Frame 1 (no input): blank canvas, image omitted
Frame 60 (the mouse pressed at the canvas centre just before this capture): blank canvas, image omitted
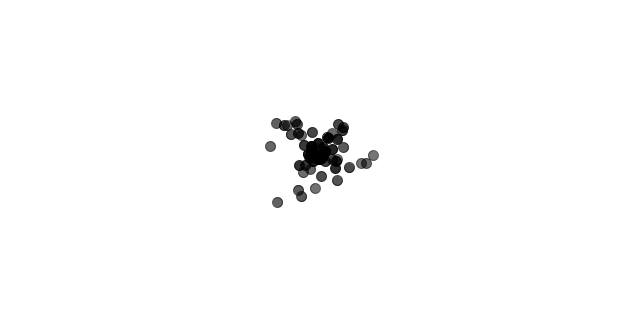
Frame 120 (the mouse held since frame 60 and released just before this capture)

The Processing sketch whose frames 1 and 60 were blank and that drew this single picture after the mouse press (run headless with seeded random() and noise(); from frame 60 on, the mouse is pressed at the canvas centre):

// Processing sketch: particles
// ── particles.pde
import java.util.Iterator;
ArrayList<ParticleSystem> systems;
ParticleSystem particles;
Particle p;


void setup() {
    size(640, 320);
    systems = new ArrayList<ParticleSystem>();
}

void draw() {
    background(255);

    for (ParticleSystem ps: systems) {
	if (!(ps.isDead())) {
	    ps.addParticle();
	}
	ps.run();
    }

    Iterator<ParticleSystem> it = systems.iterator();
    while (it.hasNext()) {
    	ParticleSystem ps = it.next();

    	if (ps.isDead() && ps.size() == 0) {
	    it.remove();
    	}
    }

}

class Particle {
    PVector location;
    PVector velocity;
    PVector acceleration;
    float lifespan;

    PVector gravity;

    Particle(PVector l) {
	location = l.get();
	velocity = new PVector(random(-1, 1), random(-2, 0));
	acceleration = new PVector();
	lifespan = 255;
	gravity = new PVector(0, 0.05);
    }

    void run(Particle p) {
	update();
	render();
	p.applyForce(gravity);
    }

    void render() {
	stroke(0, lifespan);
	fill(0, lifespan);
	ellipse(location.x, location.y, 10, 10);
    }

    void update() {
	velocity.add(acceleration);
	location.add(velocity);
	acceleration.mult(0);
	lifespan -= 2.0;
    }

    void applyForce(PVector f) {
	PVector force = f.get();
	acceleration.add(force);
    }

    boolean isDead() {
	if (lifespan < 0.0) {
	    return true;
	} else {
	    return false;
	}
    }
}

class ParticleSystem {
    ArrayList particles;
    PVector origin;
    float lifespan;

    ParticleSystem(PVector location) {
	origin = location.get();
	particles = new ArrayList();
	lifespan = 100;
    }

    void addParticle() {
	particles.add(new Particle(origin));
    }

    void run() {

	Iterator<Particle> it = particles.iterator();

	while(it.hasNext()) {
	    Particle p = it.next();
	    p.run(p);

	    if(p.isDead()) {
		it.remove();
	    }
	}
	lifespan -= 1;
    }

    boolean isDead() {
	if (lifespan < 0) {
	    return true;
	} else {
	    return false;
	}
    }

    int size() {
	return particles.size();
    }
}

void mousePressed() {
    systems.add(new ParticleSystem(new PVector(mouseX, mouseY)));
}
